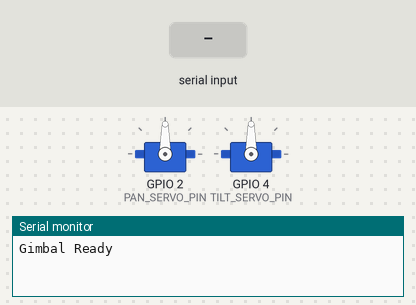
Bench run of a sketch on a simulated ESP32. Shown: 2 × servo, the last lines printed to the serial monitor. Inputs (shaded band) come from the test bench.

Above: at 2.2 s.
2.3 s: "P,45\n" received over Serial
At 3.5 s:
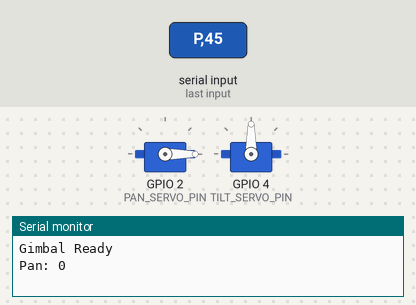
3.8 s: "T,45\n" received over Serial
At 4.6 s:
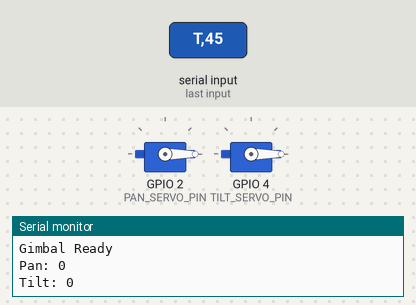
5.3 s: "P90\n" received over Serial
At 5.8 s:
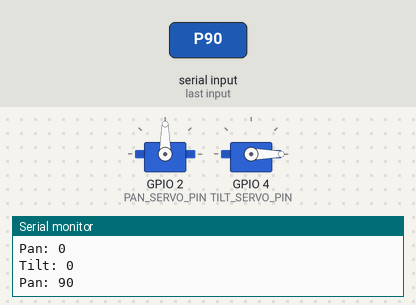
6.8 s: "p,45\n" received over Serial
At 8.0 s:
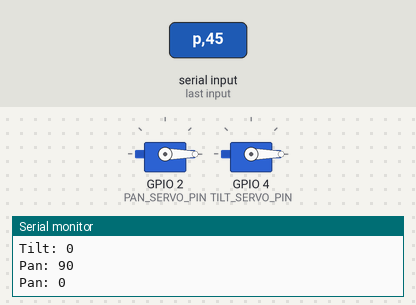
8.3 s: "p90\n" received over Serial
At 9.3 s:
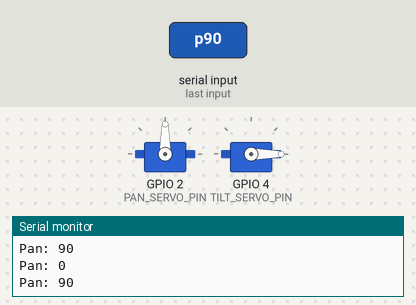
Timing chart, 0 to 10.8 s (numbered marks = the images above; inputs shaded):
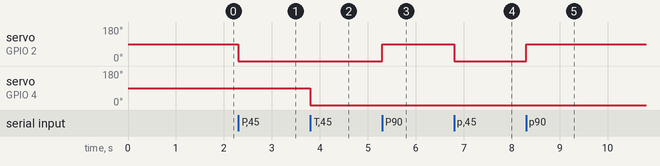

Measured:
- after the input at 2.3 s, servo on GPIO 2 (PAN_SERVO_PIN): 90° → 0° at once
- after the input at 3.8 s, servo on GPIO 4 (TILT_SERVO_PIN): 90° → 0° at once
- after the input at 5.3 s, servo on GPIO 2 (PAN_SERVO_PIN): 0° → 90° at once
- after the input at 6.8 s, servo on GPIO 2 (PAN_SERVO_PIN): 90° → 0° at once
- after the input at 8.3 s, servo on GPIO 2 (PAN_SERVO_PIN): 0° → 90° at once

The sketch:

gimbal_esp32.ino
```cpp
/*
 * 二轴云台控制器 - ESP32代码
 * 使用 ESP32Servo 库控制舵机
 *
 * 安装库: 在Arduino IDE中搜索 "ESP32Servo" 并安装
 *
 * 连接说明:
 *   水平舵机(pan) -> GPIO 2
 *   垂直舵机(tilt) -> GPIO 4
 *   舵机电源 -> 5V
 *   GND -> GND
 */

#include <ESP32Servo.h>

// 舵机引脚定义
#define PAN_SERVO_PIN  2   // 水平舵机引脚
#define TILT_SERVO_PIN 4   // 垂直舵机引脚

// 舵机对象
Servo panServo;
Servo tiltServo;

// 当前角度
int panAngle = 90;
int tiltAngle = 90;

void setup() {
  Serial.begin(115200);
  delay(1000);

  // 附加舵机到引脚
  panServo.attach(PAN_SERVO_PIN);
  tiltServo.attach(TILT_SERVO_PIN);

  // 设置初始位置
  panServo.write(panAngle);
  tiltServo.write(tiltAngle);

  Serial.println("Gimbal Ready");
}

void loop() {
  // 处理串口命令
  if (Serial.available() > 0) {
    String command = Serial.readStringUntil('\n');
    command.trim();
    processCommand(command);
  }
}

void processCommand(String cmd) {
  if (cmd.length() < 2) return;

  char type = cmd.charAt(0);
  int value = cmd.substring(1).toInt();

  // 限制角度范围
  value = constrain(value, 0, 180);

  switch (type) {
    case 'P':
    case 'p':
      panAngle = value;
      panServo.write(panAngle);
      Serial.print("Pan: ");
      Serial.println(panAngle);
      break;

    case 'T':
    case 't':
      tiltAngle = value;
      tiltServo.write(tiltAngle);
      Serial.print("Tilt: ");
      Serial.println(tiltAngle);
      break;

    case 'R':
    case 'r':
      panAngle = 90;
      tiltAngle = 90;
      panServo.write(panAngle);
      tiltServo.write(tiltAngle);
      Serial.println("Reset");
      break;
  }
}
```
